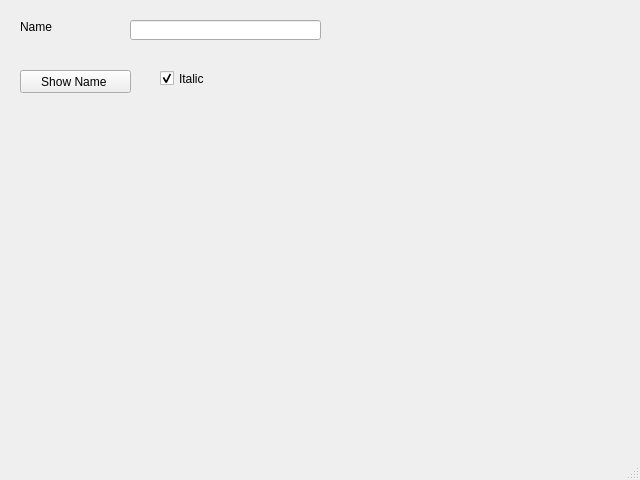
<?xml version="1.0" encoding="UTF-8"?>
<ui version="4.0">
 <class>mainWindow</class>
 <widget class="QMainWindow" name="mainWindow">
  <property name="geometry">
   <rect>
    <x>0</x>
    <y>0</y>
    <width>640</width>
    <height>480</height>
   </rect>
  </property>
  <property name="windowTitle">
   <string>MainWindow</string>
  </property>
  <widget class="QWidget" name="centralwidget">
   <widget class="QLineEdit" name="txtName">
    <property name="geometry">
     <rect>
      <x>130</x>
      <y>20</y>
      <width>191</width>
      <height>20</height>
     </rect>
    </property>
   </widget>
   <widget class="QLabel" name="txtLabel">
    <property name="geometry">
     <rect>
      <x>20</x>
      <y>20</y>
      <width>46</width>
      <height>13</height>
     </rect>
    </property>
    <property name="text">
     <string>Name</string>
    </property>
   </widget>
   <widget class="QLabel" name="lblMessage">
    <property name="geometry">
     <rect>
      <x>20</x>
      <y>170</y>
      <width>311</width>
      <height>61</height>
     </rect>
    </property>
    <property name="font">
     <font>
      <pointsize>16</pointsize>
      <weight>75</weight>
      <italic>true</italic>
      <bold>true</bold>
     </font>
    </property>
    <property name="text">
     <string/>
    </property>
   </widget>
   <widget class="QPushButton" name="btnShow">
    <property name="geometry">
     <rect>
      <x>20</x>
      <y>70</y>
      <width>111</width>
      <height>23</height>
     </rect>
    </property>
    <property name="text">
     <string>Show Name </string>
    </property>
   </widget>
   <widget class="QCheckBox" name="chkItalic">
    <property name="geometry">
     <rect>
      <x>160</x>
      <y>70</y>
      <width>70</width>
      <height>17</height>
     </rect>
    </property>
    <property name="text">
     <string>Italic</string>
    </property>
    <property name="checked">
     <bool>true</bool>
    </property>
   </widget>
  </widget>
  <widget class="QMenuBar" name="menubar">
   <property name="geometry">
    <rect>
     <x>0</x>
     <y>0</y>
     <width>640</width>
     <height>21</height>
    </rect>
   </property>
  </widget>
  <widget class="QStatusBar" name="statusbar"/>
 </widget>
 <resources/>
 <connections/>
</ui>
